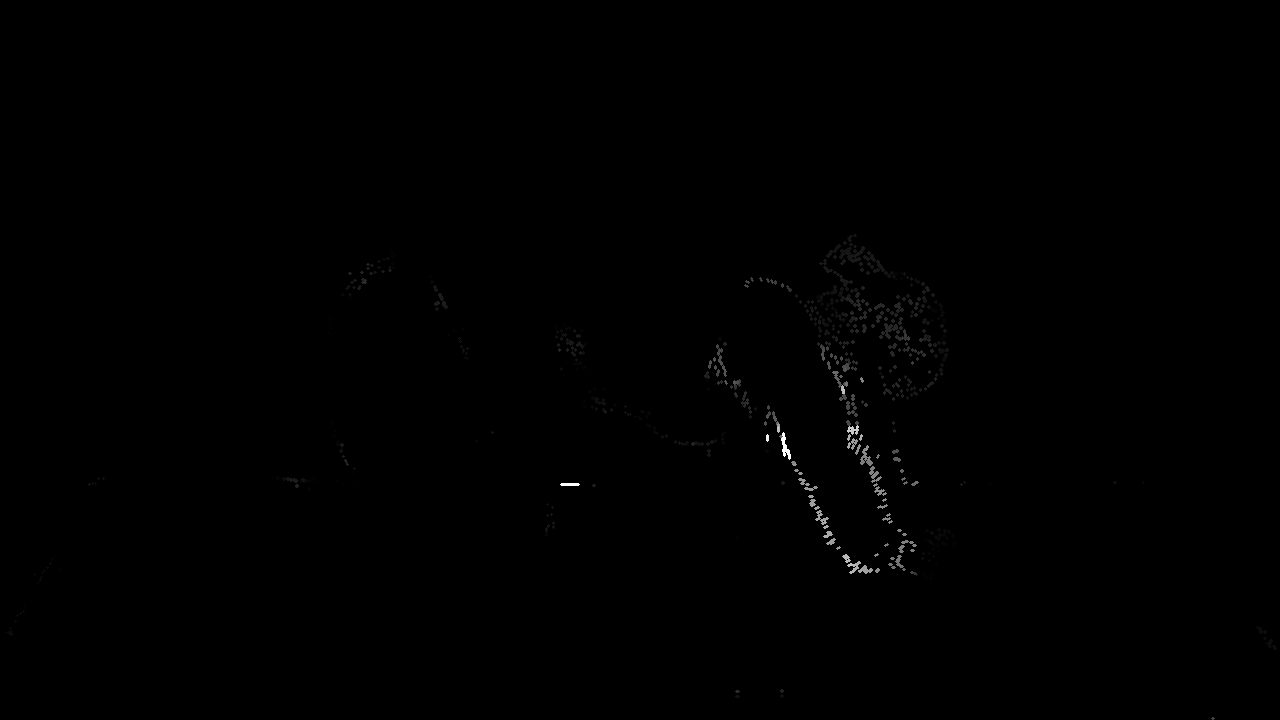
#> input picture optical_flow_images/optical_flow_0000.png, 1280 x 720 px, given in place of How to Light a WHITE BACKGROUND for VIDEO - Trim.mp4, which was not available
$ jupyter execute LK_ver1.ipynb   (text cells are left out)
#> lines starting #> are read from the running program, lines starting #| are printed output that depends on the picture; after the words box and inside, x2 and y2 are one past the last pixel; in counts of white or black regions, pixels touching at a corner belong together; pictures that were not available may be replaced by others from this repository, and a replacement may not be noted
[cell 1]
import cv2
import numpy as np
import time

class LucasKanade_OpticalFlow:
    def __init__(self, video_path, window_width=1280, window_height=720,
                 max_corners=3000, quality_level=0.001, min_distance=0.1):
#> in track_features, self.prev_frame is the input picture: shape (720, 1280, 3); min 0, max 255, mean 0.5
        self.video_path = video_path
        self.cap = cv2.VideoCapture(self.video_path)

        # Get the frame width and height from the video
        self.frame_width = int(self.cap.get(3))
        self.frame_height = int(self.cap.get(4))

        # Parameters of Shi-Tomasi Corner Detection
        self.max_corners = max_corners
        self.quality_level = quality_level
        self.min_distance = min_distance
        self.feature_params = dict(maxCorners=max_corners, qualityLevel=quality_level, minDistance=min_distance)

        # Parameters of Lucas-Kanade Optical Flow
        self.lk_params = dict(winSize=(25, 25), maxLevel=3,
                              criteria=(cv2.TERM_CRITERIA_EPS | cv2.TERM_CRITERIA_COUNT,
                                        30, 0.01))

        # Initialize Variables for LK
        self.prev_frame = None
        self.prev_gray = None
        self.prev_corners = None

        # Set window size and position (1280x720 center screen)
        self.window_width = window_width
        self.window_height = window_height
        self.position_window()

    def position_window(self):
        cv2.namedWindow('Feature Tracking', cv2.WINDOW_NORMAL)
        cv2.moveWindow('Feature Tracking', (1920 - self.window_width) // 2, (1080 - self.window_height) // 2)
        cv2.resizeWindow('Feature Tracking', self.window_width, self.window_height)

    def detect_corners(self, frame):
        # Convert to grayscale
        gray = cv2.cvtColor(frame, cv2.COLOR_BGR2GRAY)
        # Apply color-based segmentation
        lower_color = np.array([0, 0, 0])  # Adjust values based on the color range to capture, start muna 0
        upper_color = np.array([100, 100, 100])
        mask_color = cv2.inRange(frame, lower_color, upper_color)
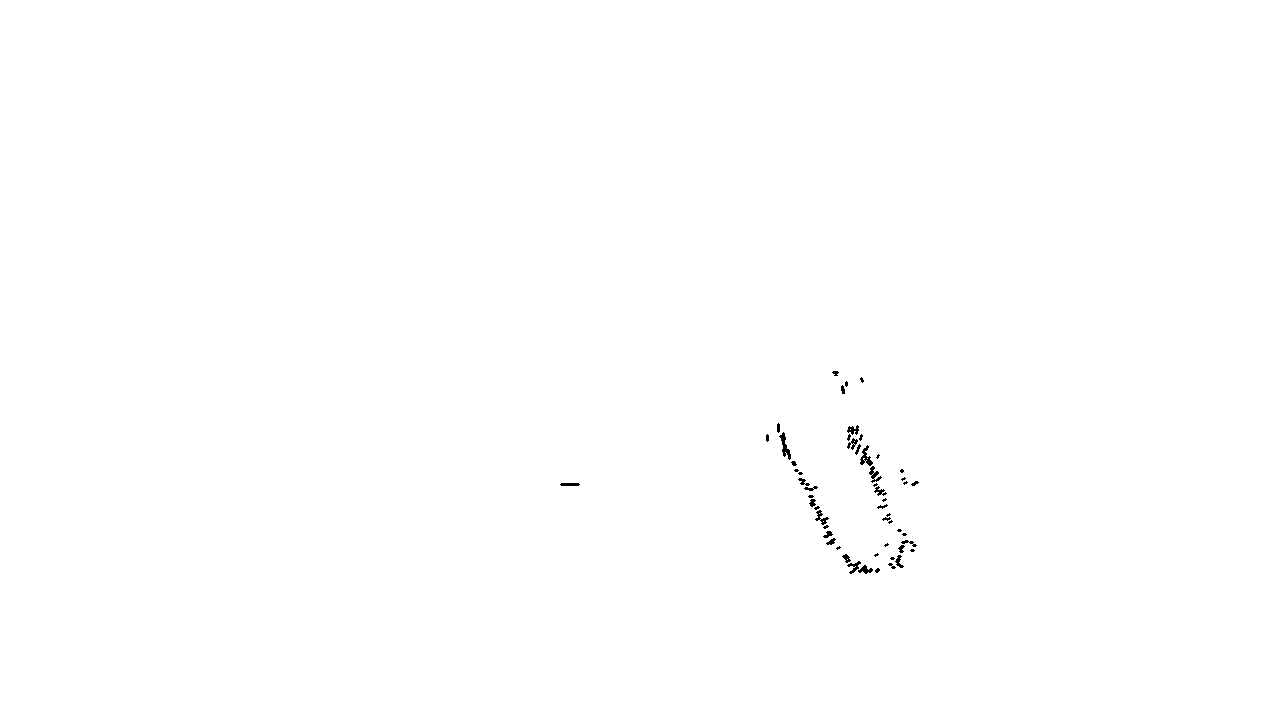
#> mask_color: shape (720, 1280); 99.8% white; black in thin lines or dots, all inside (x1, y1, x2, y2) = (560, 371, 919, 574)
        # Combine color-based mask with grayscale edges
        mask_combined = cv2.bitwise_or(cv2.Canny(gray, 50, 150), mask_color)
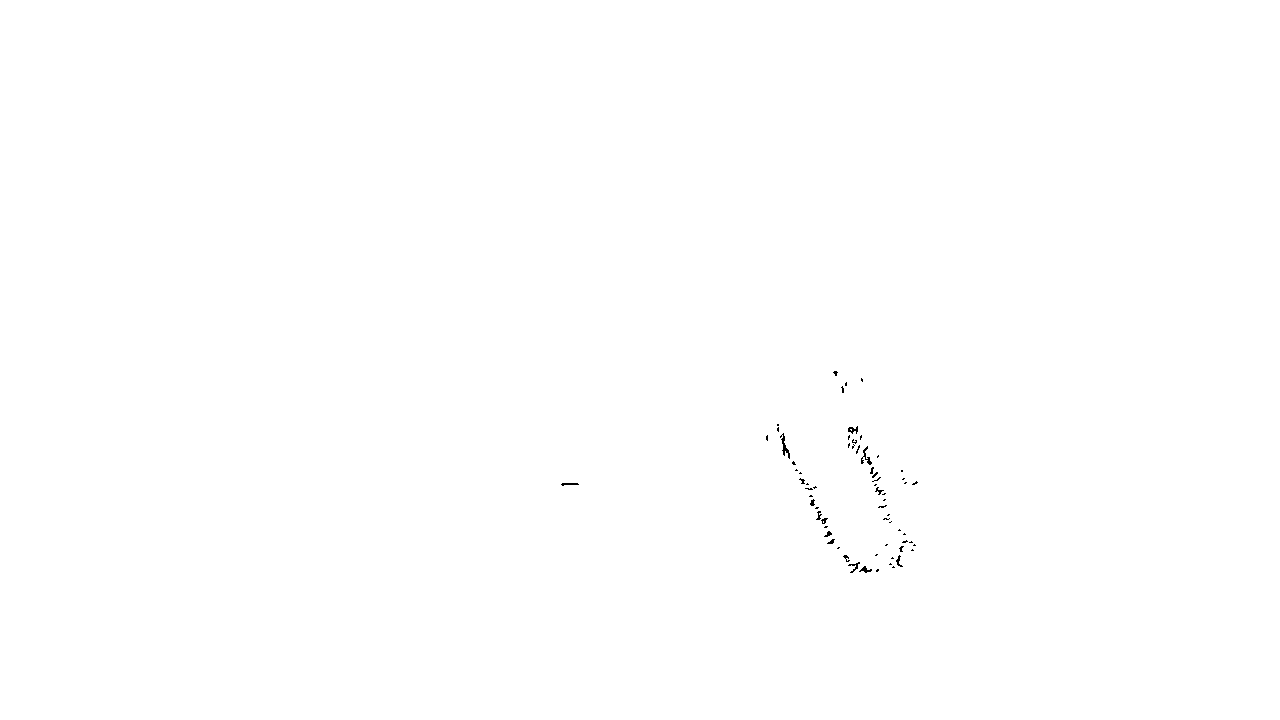
#> mask_combined: shape (720, 1280); 99.9% white; black in thin lines or dots, all inside (x1, y1, x2, y2) = (561, 371, 918, 573)

        corners = cv2.goodFeaturesToTrack(mask_combined, mask=None, **self.feature_params)
#> corners = 188 rows, first 8: [902, 471], [901, 471], [902, 470], [901, 470], [778, 424], [777, 424], [561, 484], [793, 461]

        return corners, gray

    def track_features(self):
        # Read the first frame
        ret, self.prev_frame = self.cap.read()
        self.prev_corners, self.prev_gray = self.detect_corners(self.prev_frame)
#> self.prev_corners has the same summary as corners in detect_corners
        # Create a mask for drawing purposes for each frame
        mask = np.zeros_like(self.prev_frame)
        start_time = time.time()
        frame_count = 0

        while True:
            ret, frame = self.cap.read()
            if not ret:
                break
            # Detect features in the current frame using Shi-Tomasi corner detection
            new_corners, gray = self.detect_corners(frame)
#> new_corners has the same summary as corners in detect_corners

            # Calculate optical flow using Lucas-Kanade
            new_corners, status, err = cv2.calcOpticalFlowPyrLK(self.prev_gray, gray, self.prev_corners, None,
                                                               **self.lk_params)
#> status = 188 values from 1 to 1; err = 188 values from 0 to 0
            # Select good points
            good_new = new_corners[status == 1]
#> good_new = 188 pairs, first value 561 to 917, second value 372 to 572
            good_old = self.prev_corners[status == 1]
#> good_old has the same summary as good_new

            # Draw circles for feature points
            for i, (new, old) in enumerate(zip(good_new, good_old)):
                a, b = new.ravel()
                c, d = old.ravel()
                frame = cv2.circle(frame, (int(a), int(b)), 4, (0, 255, 0), -1)
#> this loop made 188 passes
#> (a, b, c, d) on passes 1 to 3: (902, 471, 902, 471), (901, 471, 901, 471), (902, 470, 902, 470)
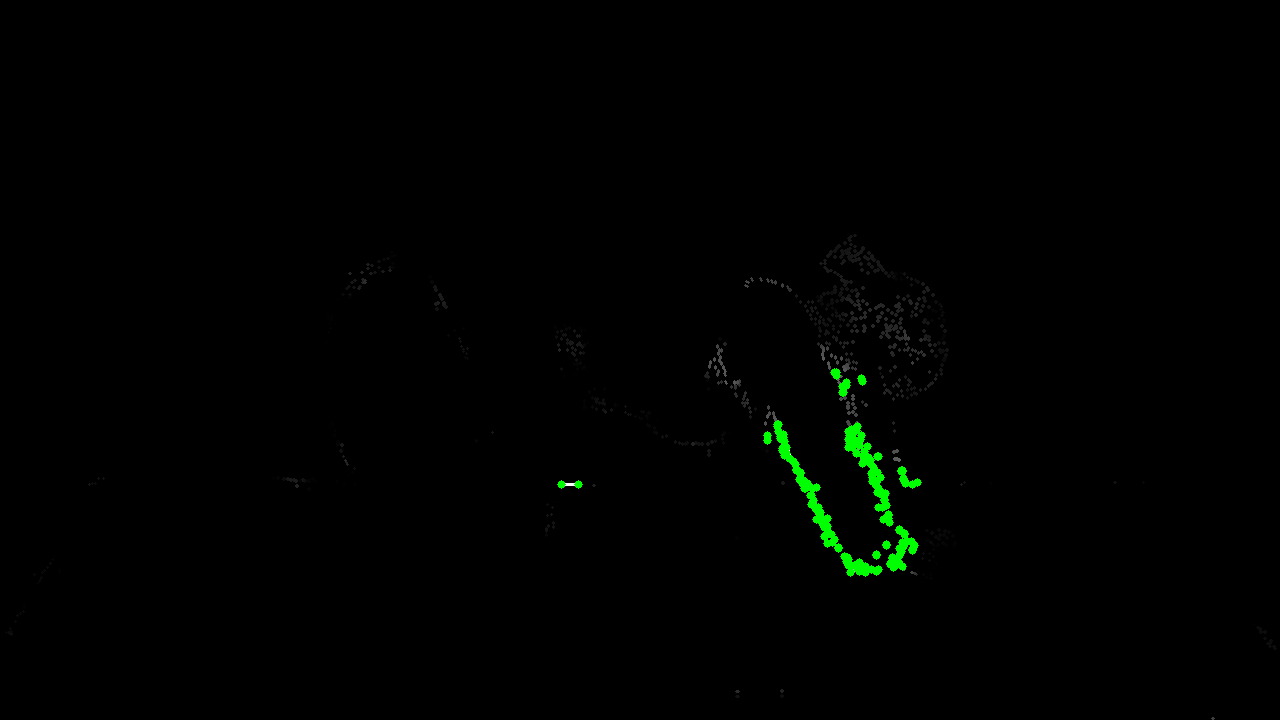
#> frame: shape (720, 1280, 3); mean B, G, R 0.2, 1.6, 0.2

            # Draw tracks with trailing lines following movement acceleration
            for i, (new, old) in enumerate(zip(good_new, good_old)):
                a, b = new.ravel()
                c, d = old.ravel()
                distance = np.sqrt((a - c)**2 + (b - d)**2)

                if distance > 2:  # You can adjust this threshold as needed
                    # Calculate velocity vector
                    velocity_x = a - c
                    velocity_y = b - d

                    # Calculate the new endpoint based on velocity
                    a_new = int(a - velocity_x * 3)
                    b_new = int(b - velocity_y * 3)
                    mask = cv2.line(mask, (int(a), int(b)), (a_new, b_new), (0, 255, 0), 2)
#> mask: shape (720, 1280, 3); every value is 0

            # Add the mask to the frame
            img = cv2.add(frame, mask)

            cv2.imshow('Feature Tracking', img)
            k = cv2.waitKey(30) & 0xff
#> (key q is pressed here)
            if k == 27 or k == ord('q'):  # 'q' key to quit
                break

            # Update previous frame and points
            self.prev_gray = gray.copy()
            self.prev_corners = good_new.reshape(-1, 1, 2)

            # Display processing time and fps
            frame_count += 1
            if frame_count % 10 == 0:
                elapsed_time = time.time() - start_time
                fps = frame_count / elapsed_time

            # Reset the mask for the next iteration
            mask = np.zeros_like(frame)

        elapsed_time = time.time() - start_time
        avg_fps = frame_count / elapsed_time
        avg_processing_time = elapsed_time / frame_count if frame_count > 0 else 0

        print(f"Average Processing Time: {avg_processing_time:.2f}s, Average FPS: {avg_fps:.2f}")

        self.cap.release()
        cv2.destroyAllWindows()

if __name__ == "__main__":
    video_path = "D:\MAPUA\Thesis\How to Light a WHITE BACKGROUND for VIDEO - Trim.mp4"
    feature_tracker = LucasKanade_OpticalFlow(video_path, window_width=1280, window_height=720)
    feature_tracker.track_features()

$ run again, on optical_flow_images/optical_flow_0002.png
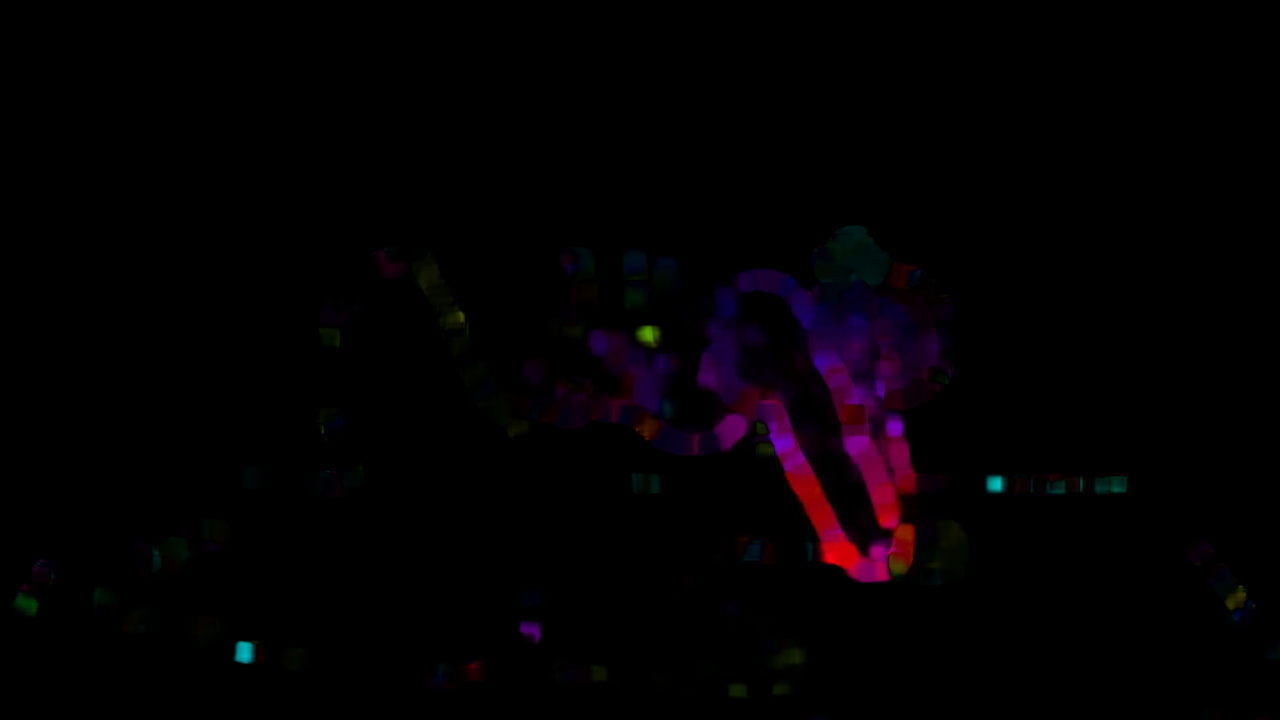
#> input picture optical_flow_images/optical_flow_0002.png, 1280 x 720 px, given in place of How to Light a WHITE BACKGROUND for VIDEO - Trim.mp4, which was not available
#> in track_features, self.prev_frame is the input picture: shape (720, 1280, 3); mean B, G, R 2.5, 0.5, 2.9
#> in detect_corners, `mask_color = cv2.inRange(frame, lower_color, upper_color)`:
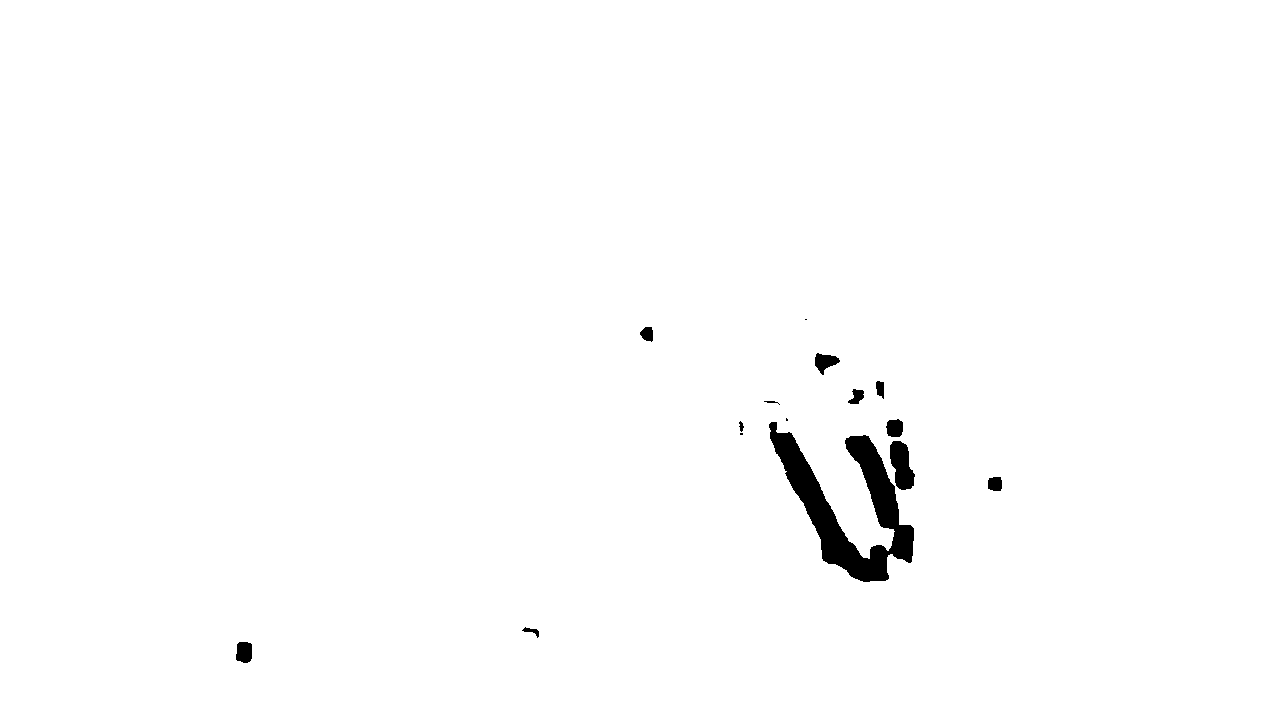
#> mask_color: shape (720, 1280); 98.9% white; 15 black regions (3 under 20 px), largest, box (x1, y1, x2, y2) and area: (769, 422, 914, 582) 7765, (890, 441, 915, 490) 834, (815, 353, 840, 375) 306
#> mask_combined: shape (720, 1280); 98.9% white; 15 black regions (3 under 20 px), largest, box (x1, y1, x2, y2) and area: (769, 422, 914, 582) 7546, (890, 441, 915, 490) 834, (815, 353, 840, 375) 303
#> corners = 423 rows, first 8: [741, 431], [740, 422], [650, 328], [823, 374], [741, 433], [786, 473], [787, 420], [522, 630]
#> self.prev_corners has the same summary as corners in detect_corners
#> new_corners has the same summary as corners in detect_corners
#> status = 423 values from 1 to 1; err = 423 values from 0 to 0
#> good_new = 423 pairs, first value 236 to 1001, second value 319 to 662
#> good_old has the same summary as good_new
#> the loop in track_features, `for i, (new, old) in enumerate(zip(good_new, good_old)):` made 423 passes
#> (a, b, c, d) on passes 1 to 3: (741, 431, 741, 431), (740, 422, 740, 422), (650, 328, 650, 328)
#> after the loop in track_features, `for i, (new, old) in enumerate(zip(good_new, good_old)):`:
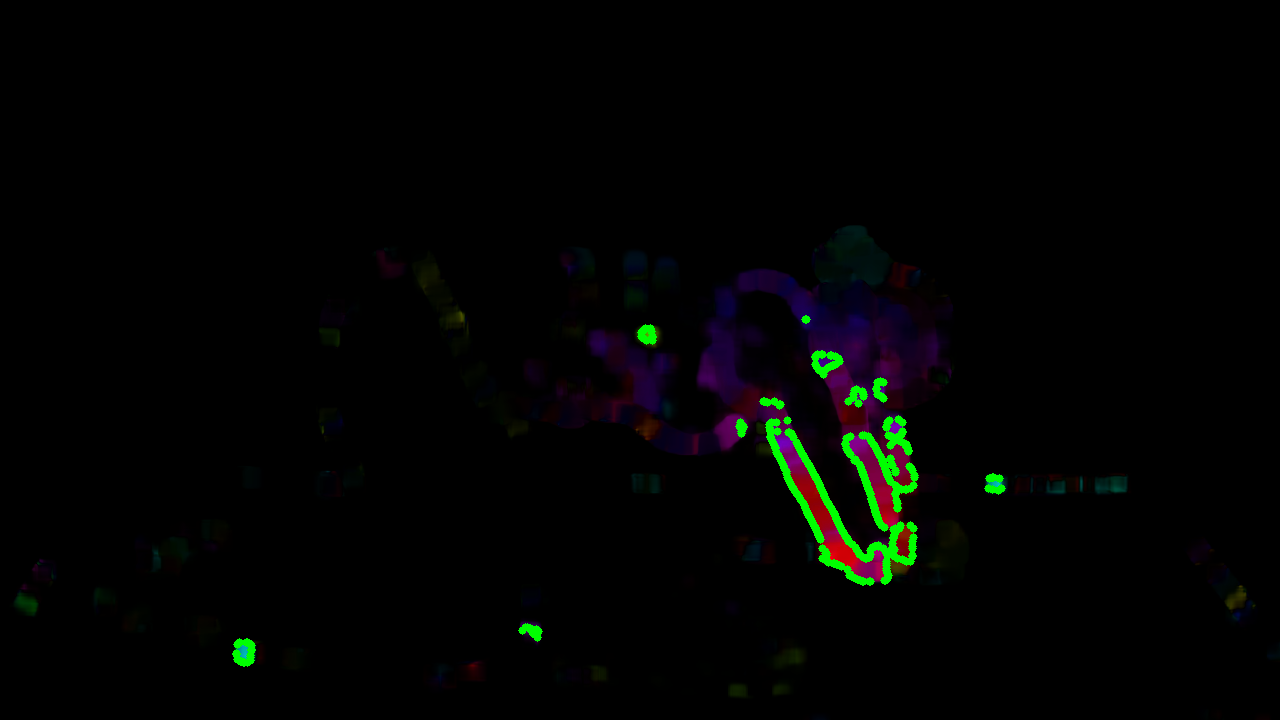
#> frame: shape (720, 1280, 3); mean B, G, R 2, 3, 2.1
